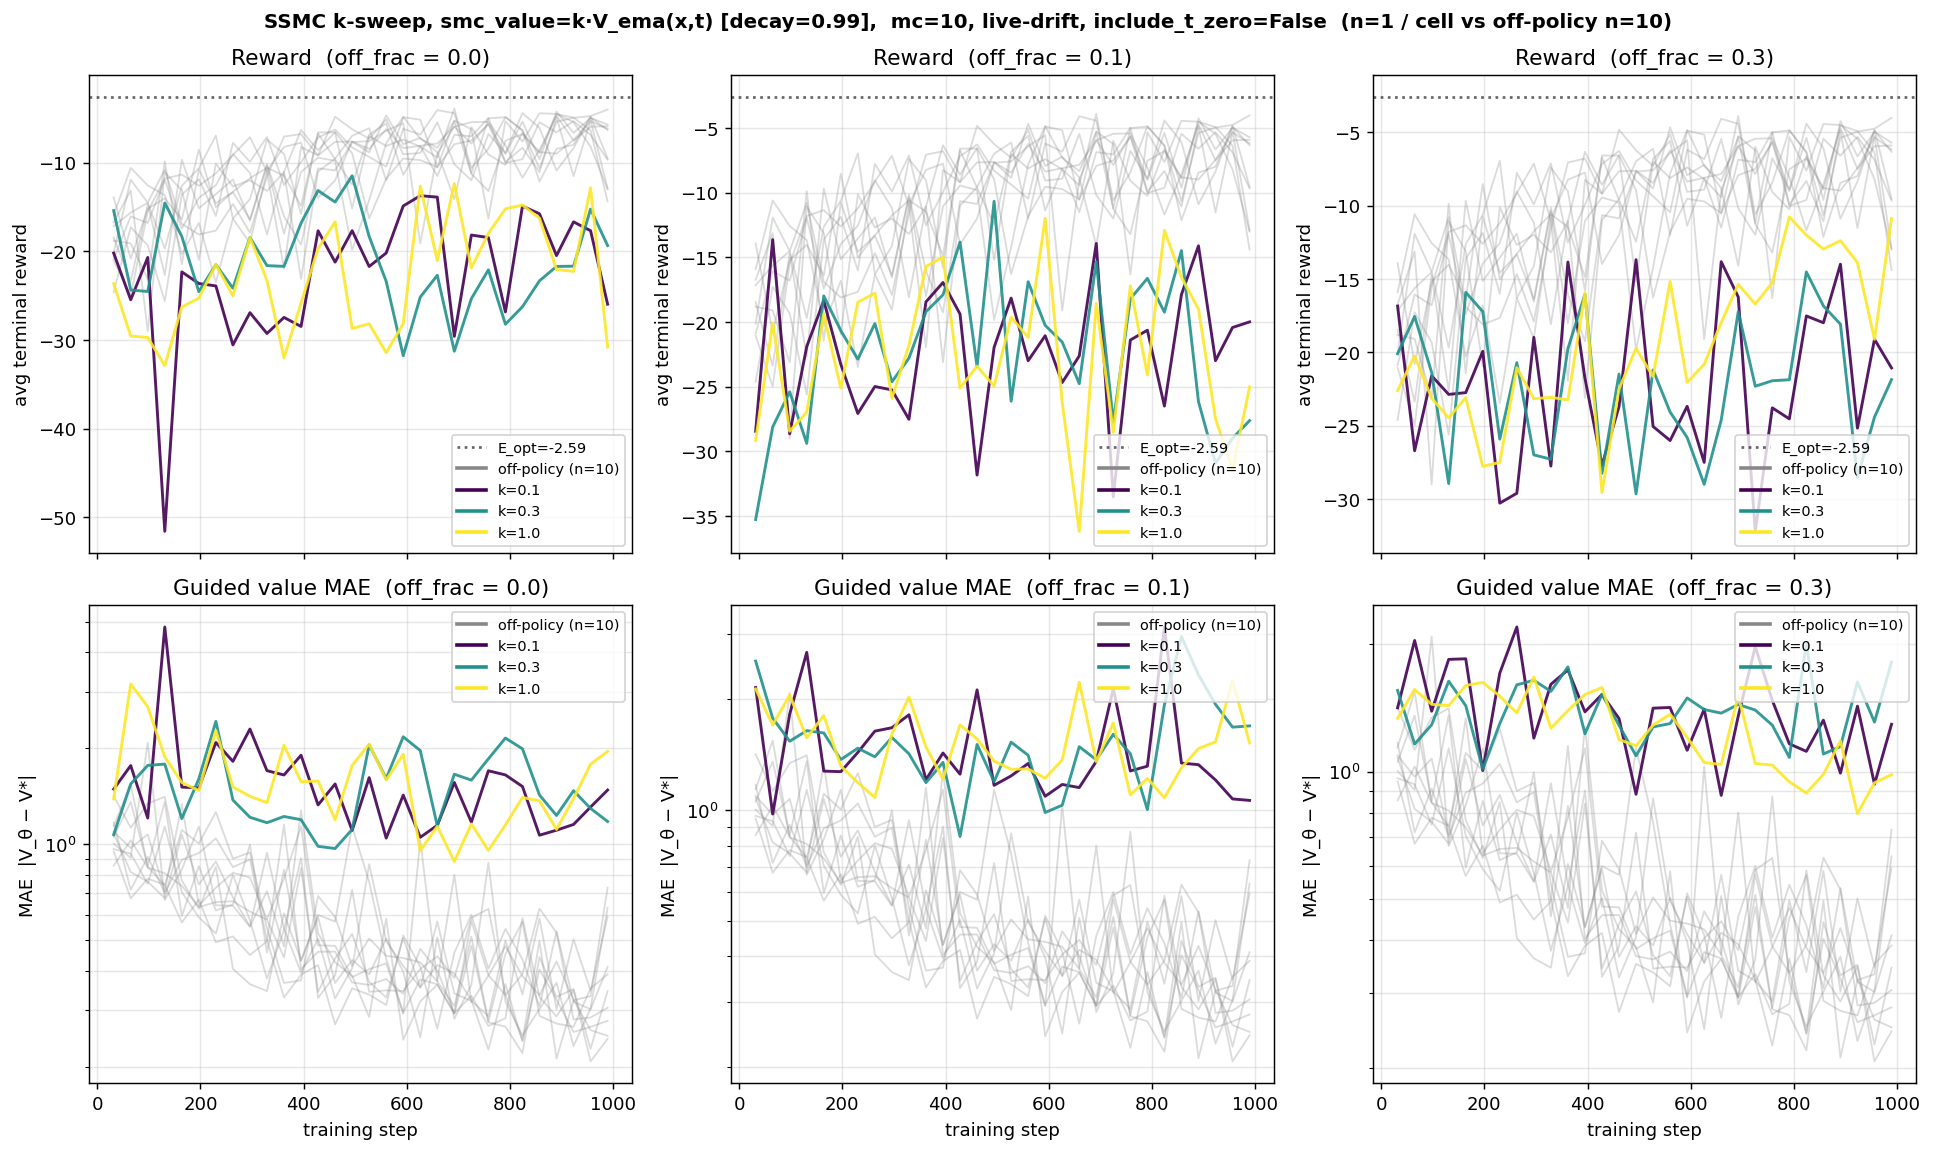

Reproduce this figure in Python.
#!/usr/bin/env python3
"""Sweep over k where smc_value(x, t) = k * ema_value(x, t).

Identical to ssmc_k_value_sweep.py except the SMC twist uses the EMA
*shadow* of the value module (smoothed) instead of the live network.
Drift/inference still use the live value (OnPolicyValueLive).
ema_decay = 0.99 → effective averaging window ~100 steps (10% of the
1000-step run), so the EMA tracks but smooths step-to-step noise.
"""

import gc
import json
import os
import shutil
import time
from functools import partial
from math import sqrt

import matplotlib
matplotlib.use("Agg")
import matplotlib.pyplot as plt
import numpy as np
import pandas as pd
import torch
import torch.nn as nn
from einops import reduce
from sklearn.datasets import make_moons
from sklearn.mixture import GaussianMixture
from sklearn.preprocessing import StandardScaler
from torch.utils.data import DataLoader, TensorDataset

import lightning as L
from lightning.pytorch.callbacks import Callback
from lightning.pytorch.loggers import CSVLogger

from diffusion_rl.models.on_policy import OnPolicySMCDataset, OnPolicyValue
from diffusion_rl.modules.resnet_mlp import ValueNetwork


# ── Setup ─────────────────────────────────────────────────────────────────
X, _ = make_moons(n_samples=10_000, noise=0.05, random_state=42)
scaler = StandardScaler(); X = scaler.fit_transform(X)
clf = GaussianMixture(n_components=100, covariance_type="spherical"); clf.fit(X)
_means = torch.from_numpy(clf.means_).double()
_sigma2 = torch.from_numpy(clf.covariances_).double()
_weights = torch.from_numpy(clf.weights_).double()
_sigmas = torch.sqrt(_sigma2)[:, None]; _weights_col = _weights[:, None]

D = 2; a = 1.0; c = torch.tensor([1.0, 0.0])
means_np = clf.means_; sigmas_np = np.sqrt(clf.covariances_); weights_np = clf.weights_


class AV(nn.Module):
    def __init__(self, means, sigma2, weights, a=1.0, c_=None, D_=2):
        super().__init__()
        if c_ is None: c_ = torch.tensor([1.0, 0.0])
        self.register_buffer("means", means.float())
        self.register_buffer("sigma2", sigma2.float())
        self.register_buffer("weights", weights.float())
        self.a = a; self.D = D_; self.register_buffer("c", c_.float())

    def _log_Z(self, m, v):
        cc = self.c.double(); d = 1 + 20 * v
        return (
            -self.D / 2 * torch.log(d)
            + (-10 * (m**2).sum(-1) + 20 * (m * cc).sum(-1) + 200 * v * (cc**2).sum()) / d
            - 10 * (cc**2).sum()
        )

    def forward(self, x, t):
        x = x.double(); t = t.double().reshape(-1)
        if t.numel() == 1: t = t.expand(x.shape[0])
        t_ = t[:, None]
        m = self.means.double(); s2 = self.sigma2.double(); w = self.weights.double()
        dk = t_ * s2[None, :] + 2 * self.a * (1 - t_)
        mm = t_[:, :, None] * m[None, :, :]
        d2 = ((x[:, None, :] - mm) ** 2).sum(-1)
        ts = t_ + 1e-40
        lg = -self.D / 2 * torch.log(2 * torch.pi * ts * dk) - d2 / (2 * ts * dk)
        lw = torch.log(w)[None, :]
        lpw = lw + lg - torch.logsumexp(lw + lg, dim=1, keepdim=True)
        tV = 2 * self.a * (1 - t_) * s2[None, :] / dk
        tmu = (
            s2[None, :, None] * x[:, None, :]
            + 2 * self.a * (1 - t_)[:, :, None] * m[None, :, :]
        ) / dk[:, :, None]
        return torch.logsumexp(lpw + self._log_Z(tmu, tV), dim=1).float()


_avm = AV(_means, _sigma2, _weights, a=a, c_=c, D_=D)


def anal_fn(x, t):
    return _avm(x.cpu(), t.cpu()).to(x.device)


def gmm_drift(xt, ts, a_):
    ts = ts.reshape(-1, 1); xt_ = xt[..., None]
    means_ = _means.float().to(xt).T[None, ...]; ts_ = ts[..., None]
    sigmas_ = _sigmas.float().to(xt).T; weights_ = _weights_col.float().to(xt).T
    denom = 2 * a_ * (1 - ts) + ts * sigmas_**2
    le = -reduce((xt_ - means_ * ts_) ** 2, "n d m -> n m", "sum") / (2 * ts * denom)
    lsf = torch.log(2 * a_ * (1 - ts) / denom) * D / 2
    lrw = torch.log(weights_) + le + lsf
    lw = lrw - torch.logsumexp(lrw, dim=1, keepdim=True)
    lw = torch.where((ts == 0), torch.log(weights_), lw)
    nm = (2 * a_ * (1 - ts_) * means_ + xt_ * sigmas_[None, ...] ** 2) / denom[:, None, :]
    us = (nm - xt[:, :, None]) / (1 - ts[..., None])
    return reduce(torch.exp(lw)[:, None, :] * us, "n d m -> n d", "sum")


DEVICE = "mps" if torch.backends.mps.is_available() else "cpu"


def base_drift(x, t):
    return gmm_drift(x, t if t.ndim >= 1 else t.unsqueeze(0), a).to(dtype=torch.float)


def reward_fn(x):
    return -10 * (x - c.to(x)).square().sum(dim=1)


def gmm_sample(n):
    k_ = np.random.choice(len(weights_np), size=n, p=weights_np)
    return means_np[k_] + sigmas_np[k_, np.newaxis] * np.random.randn(n, D)


class OnPolicyValueLive(OnPolicyValue):
    def drift(self, x, t, beta=1, use_ema=False):
        return super().drift(x, t, beta=beta, use_ema=use_ema)


# ── Constants ──────────────────────────────────────────────────────────────
LOG_DIR = "lightning_logs/ssmc_k_ema_value_sweep"
OFF_POLICY_RESULTS = "experiments/misc/2026-05-28_offpolicy_seeds/offpolicy_seeds_results.json"

TOTAL_STEPS = 1000
BS = 256
LR = 1e-3
N_STEPS = 100
MC_SAMPLES = 10
DS_BATCH = 8                  # larger than prior to reduce regen overhead
N_SEEDS = 1

K_VALUES = [0.1, 0.3, 1.0]      # geometric grid 0.1 → 1.0 (ratio ≈ 3.16)
OFF_FRACS = [0.0, 0.1, 0.3]

with open("experiments/common/analytical_target.json") as f:
    E_OPT = json.load(f)["E_opt"]

all_rewards = reward_fn(torch.from_numpy(X).float())
max_r = all_rewards.max()
bias_val = (torch.log(torch.mean(torch.exp(all_rewards - max_r))) + max_r).item()
val_loader = DataLoader(TensorDataset(torch.zeros(1)), batch_size=1)


class TrajCB(Callback):
    def __init__(self, af, n=256, ns=N_STEPS):
        super().__init__(); self.af = af; self.n = n; self.ns = ns

    def on_validation_batch_end(self, trainer, pl, outputs, batch, bi):
        if bi > 0:
            return
        dim = pl.hparams.dim; dev = pl.device; n = self.n; dt = 1.0 / self.ns
        for beta, label in [(0, "base"), (1, "guided")]:
            x = torch.zeros(n, dim, device=dev)
            ax, at = [x], [torch.zeros(n, device=dev)]
            dfn = partial(pl.drift, beta=beta)
            for st in torch.linspace(0, 1, self.ns + 1, device=dev)[:-1]:
                tv = st.expand(n)
                dx = dfn(x, tv) * dt
                db = sqrt(2 * pl.a * dt) * torch.randn_like(x)
                x = x + dx + db
                ax.append(x); at.append(torch.full((n,), float(st) + dt, device=dev))
            ax = torch.cat(ax); at = torch.cat(at)
            with torch.no_grad():
                vp = pl.value_module(ax, at); va = self.af(ax, at)
            err = vp - va
            pl.log(f"traj_avg_mae_{label}", err.abs().mean(), prog_bar=False)


def run_one(k, off_frac, seed):
    name = f"k{k:.4f}_f{off_frac:.2f}_seed{seed:02d}"
    csv_path = f"{LOG_DIR}/{name}/version_0/metrics.csv"
    if os.path.exists(csv_path):
        df = pd.read_csv(csv_path)
        v = df.dropna(subset=["val_reward_mean"])
        if len(v) > 0 and int(v["step"].max()) >= TOTAL_STEPS - 1:
            print(f"  {name}: already complete, skipping.", flush=True)
            return
    for vv in range(3):
        p = f"{LOG_DIR}/{name}/version_{vv}"
        if os.path.exists(p):
            shutil.rmtree(p)

    L.seed_everything(seed, workers=True)
    print(f"\n=== k={k}  off_frac={off_frac}  seed={seed} ===", flush=True)
    t0 = time.time()

    vm = ValueNetwork(D, bias=bias_val)
    model = OnPolicyValueLive(
        base_score_module=base_drift, value_module=vm, reward_function=reward_fn,
        dim=D, a=a, lr=LR, loss_type="quad",
        analytical_value_fn=anal_fn, ema_decay=0.99,   # fast EMA: τ ≈ 100 steps
    )

    # EMA-shadow twist: smc_value(x, t) = k * ema_value(x, t).
    def smc_value_k(x, t):
        v = model.ema(x, t)
        return k * v.reshape(-1)

    ds = OnPolicySMCDataset(
        dim=D,
        drift=base_drift,
        value=model.value_module,
        smc_value=smc_value_k,
        reward=reward_fn,
        device=DEVICE,
        a=a,
        batch_size=DS_BATCH,
        n_steps=N_STEPS,
        mc_samples_per_step=MC_SAMPLES,
        sampling_method="single_seed_mc",
        off_policy_frac=off_frac,
        include_t_zero=False,
        generating_function=gmm_sample,
    )
    loader = DataLoader(ds, batch_size=BS)
    tcb = TrajCB(anal_fn)
    logger = CSVLogger(LOG_DIR, name=name, version=0)
    tr = L.Trainer(
        max_steps=TOTAL_STEPS, val_check_interval=max(1, TOTAL_STEPS // 30),
        callbacks=[tcb], logger=logger,
        enable_checkpointing=False, enable_progress_bar=False,
    )
    tr.fit(model, loader, val_dataloaders=val_loader)
    print(f"  elapsed: {(time.time() - t0)/60:.1f} min", flush=True)
    del model, vm, tr, loader, ds
    gc.collect()
    if torch.backends.mps.is_available():
        torch.mps.empty_cache()


# ── Run all ────────────────────────────────────────────────────────────────
print(f"E_OPT = {E_OPT:.4f}")
print(f"Device: {DEVICE}")
print(f"k grid: {K_VALUES}")
print(f"off_frac grid: {OFF_FRACS}")
print(f"seeds per cell: {N_SEEDS}\n", flush=True)
t_total0 = time.time()
for k in K_VALUES:
    for off_frac in OFF_FRACS:
        for s in range(N_SEEDS):
            run_one(k, off_frac, s)
            print(f"  total elapsed: {(time.time() - t_total0)/60:.1f} min", flush=True)


# ── Aggregate ─────────────────────────────────────────────────────────────
def load_curves(csv_path, max_step=TOTAL_STEPS):
    if not os.path.exists(csv_path):
        return None, None
    df = pd.read_csv(csv_path); df = df[df["step"] <= max_step]
    return df.dropna(subset=["val_reward_mean"]), df.dropna(subset=["traj_avg_mae_guided"])


results = {}  # (k, off_frac) -> dict
for k in K_VALUES:
    for off_frac in OFF_FRACS:
        bests, maes, vcs, mcs = [], [], [], []
        for s in range(N_SEEDS):
            name = f"k{k:.4f}_f{off_frac:.2f}_seed{s:02d}"
            v, m = load_curves(f"{LOG_DIR}/{name}/version_0/metrics.csv")
            if v is None or len(v) == 0:
                continue
            bests.append(float(v["val_reward_mean"].max()))
            maes.append(float(m["traj_avg_mae_guided"].iloc[-1]) if len(m) else float("nan"))
            vcs.append(v); mcs.append(m)
        results[(k, off_frac)] = dict(
            bests=np.array(bests), maes=np.array(maes),
            val_curves=vcs, mae_curves=mcs,
        )

with open(OFF_POLICY_RESULTS) as f:
    off = json.load(f)
off_bests = np.array(off["best_reward"]["values"])
off_maes = np.array(off["final_guided_mae"]["values"])
off_vcs, off_mcs = [], []
for s in range(off["n_seeds"]):
    v, m = load_curves(f"lightning_logs/offpolicy_seeds/seed_{s:02d}/version_0/metrics.csv")
    if v is not None:
        off_vcs.append(v); off_mcs.append(m)


print("\n" + "=" * 78)
print(f"{'k':>6} {'off_frac':>9}  {'best':>10}  {'final MAE':>10}")
print("=" * 78)
for k in K_VALUES:
    for f_ in OFF_FRACS:
        r = results[(k, f_)]
        if len(r["bests"]) == 0:
            continue
        print(f"{k:>6.3f} {f_:>9.2f}  {r['bests'].mean():>10.3f}  {r['maes'].mean():>10.3f}")
print(f"{'off-pol':>6} {'(n=10)':>9}  {off_bests.mean():>10.3f}  {off_maes.mean():>10.3f}")
print("=" * 78)


# ── Plot: 2×3 grid (rows = reward/MAE, cols = off_frac), k as color ───────
fig, axes = plt.subplots(2, len(OFF_FRACS), figsize=(5 * len(OFF_FRACS), 9), sharex=True)
fig.suptitle(
    f"SSMC k-sweep, smc_value=k·V_ema(x,t) [decay=0.99],  mc={MC_SAMPLES}, "
    f"live-drift, include_t_zero=False  "
    f"(n={N_SEEDS} / cell vs off-policy n={len(off_bests)})",
    fontsize=11, fontweight="bold",
)
OFF_C = "#888888"
cmap = plt.cm.viridis
colors = {k: cmap(i / max(1, len(K_VALUES) - 1)) for i, k in enumerate(K_VALUES)}

for col, f_ in enumerate(OFF_FRACS):
    # reward
    ax = axes[0, col]
    ax.set_title(f"Reward  (off_frac = {f_})")
    for v in off_vcs:
        ax.plot(v["step"], v["val_reward_mean"], color=OFF_C, alpha=0.30, lw=1.0)
    for k in K_VALUES:
        for v in results[(k, f_)]["val_curves"]:
            ax.plot(v["step"], v["val_reward_mean"], color=colors[k], alpha=0.9, lw=1.6)
    ax.axhline(E_OPT, color="black", ls=":", alpha=0.6, label=f"E_opt={E_OPT:.2f}")
    ax.plot([], [], color=OFF_C, lw=2, label=f"off-policy (n={len(off_vcs)})")
    for k in K_VALUES:
        ax.plot([], [], color=colors[k], lw=2, label=f"k={k}")
    ax.set_ylabel("avg terminal reward")
    ax.grid(True, alpha=0.3); ax.legend(fontsize=8, loc="lower right")

    # MAE
    ax = axes[1, col]
    ax.set_title(f"Guided value MAE  (off_frac = {f_})")
    for m in off_mcs:
        if len(m) > 0:
            ax.plot(m["step"], m["traj_avg_mae_guided"], color=OFF_C, alpha=0.30, lw=1.0)
    for k in K_VALUES:
        for m in results[(k, f_)]["mae_curves"]:
            if len(m) > 0:
                ax.plot(m["step"], m["traj_avg_mae_guided"], color=colors[k], alpha=0.9, lw=1.6)
    ax.plot([], [], color=OFF_C, lw=2, label=f"off-policy (n={len(off_mcs)})")
    for k in K_VALUES:
        ax.plot([], [], color=colors[k], lw=2, label=f"k={k}")
    ax.set_yscale("log")
    ax.set_xlabel("training step"); ax.set_ylabel("MAE  |V_θ − V*|")
    ax.grid(True, alpha=0.3, which="both"); ax.legend(fontsize=8, loc="upper right")

plt.tight_layout()
out = "experiments/misc/2026-05-28_ssmc_sweeps/ssmc_k_ema_value_sweep.png"
plt.savefig(out, dpi=130, bbox_inches="tight")
print(f"\nSaved: {out}")


# ── Save JSON ─────────────────────────────────────────────────────────────
summary = {
    "config": {
        "TOTAL_STEPS": TOTAL_STEPS, "BS": BS, "LR": LR,
        "N_STEPS": N_STEPS, "MC_SAMPLES": MC_SAMPLES, "DS_BATCH": DS_BATCH,
        "N_SEEDS": N_SEEDS,
        "include_t_zero": False, "use_ema_for_smc_value": True,
        "ema_decay": 0.99,
        "smc_value": "k * ema_value(x, t)",
        "k_values": K_VALUES, "off_fracs": OFF_FRACS, "E_OPT": E_OPT,
    },
    "by_cell": {
        f"k={k}_f={f_}": {
            "best_reward_values": results[(k, f_)]["bests"].tolist(),
            "final_guided_mae_values": results[(k, f_)]["maes"].tolist(),
        }
        for k in K_VALUES for f_ in OFF_FRACS
    },
    "off_policy_baseline": {
        "best_reward_mean": float(off_bests.mean()),
        "best_reward_sd": float(off_bests.std(ddof=1)),
        "final_guided_mae_mean": float(off_maes.mean()),
        "final_guided_mae_sd": float(off_maes.std(ddof=1)),
        "n_seeds": len(off_bests),
    },
}
with open("experiments/misc/2026-05-28_ssmc_sweeps/ssmc_k_ema_value_sweep_results.json", "w") as f:
    json.dump(summary, f, indent=2)

print(f"\nTotal elapsed: {(time.time() - t_total0)/60:.1f} min")
print("Done.")
